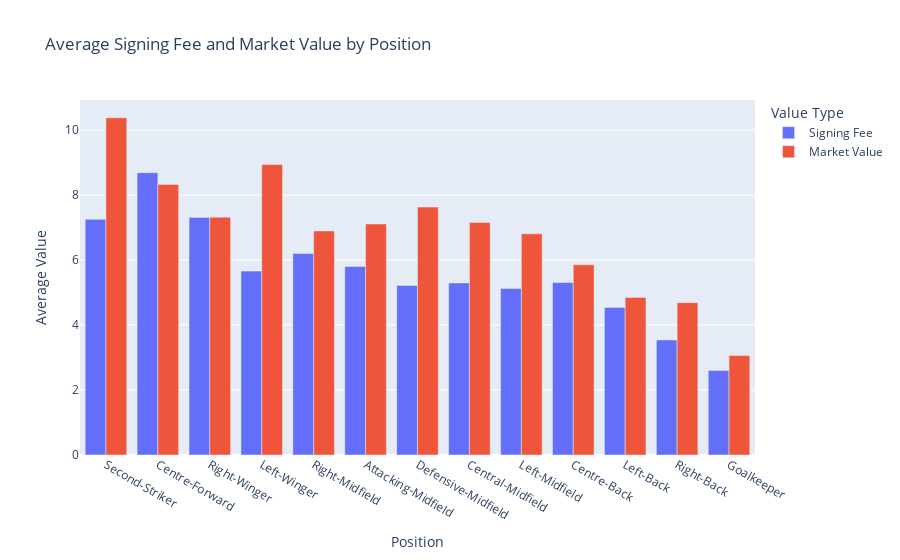

The code cell stored with this chart in its notebook:
### Markdown cell above
## Position Analysis

### Code cell
plots.valuation_plot('position')

### Figure 1 — Plotly figure (JSON) as saved in the notebook; plotly's stock layout.template omitted (floating-point values rounded to 4 significant figures)
{"data": [{"name": "Signing Fee", "type": "bar", "x": ["Centre-Forward", "Right-Winger", "Second-Striker", "Right-Midfield", "Attacking-Midfield", "Left-Winger", "Centre-Back", "Central-Midfield", "Defensive-Midfield", "Left-Midfield", "Left-Back", "Right-Back", "Goalkeeper"], "xaxis": "x", "y": [8.688, 7.312, 7.251, 6.199, 5.803, 5.659, 5.308, 5.296, 5.218, 5.123, 4.542, 3.539, 2.599], "yaxis": "y"}, {"name": "Market Value", "type": "bar", "x": ["Centre-Forward", "Right-Winger", "Second-Striker", "Right-Midfield", "Attacking-Midfield", "Left-Winger", "Centre-Back", "Central-Midfield", "Defensive-Midfield", "Left-Midfield", "Left-Back", "Right-Back", "Goalkeeper"], "xaxis": "x", "y": [8.326, 7.318, 10.38, 6.896, 7.11, 8.938, 5.853, 7.158, 7.63, 6.805, 4.85, 4.688, 3.059], "yaxis": "y"}], "layout": {"barmode": "group", "legend": {"title": {"text": "Value Type"}}, "title": {"text": "Average Signing Fee and Market Value by Position"}, "xaxis": {"anchor": "y", "categoryorder": "total descending", "domain": [0, 1], "title": {"text": "Position"}}, "yaxis": {"anchor": "x", "domain": [0, 1], "title": {"text": "Average Value"}}}}
